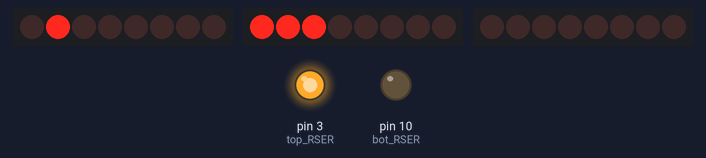
Bench run of a sketch on a simulated Arduino Uno, built with avr-gcc and run on an emulated ATmega328P. Shown: 3 × 8 shift-register outputs drawn as a row of LEDs (first output left, lit = HIGH), output pins drawn as LEDs (lit = HIGH). Wiring (inferred from the names in the program): 3 × shift register (74HC595): data pin 6, shift clock pin 8, latch pin 7 / data pin 2, shift clock pin 5, latch pin 4 / data pin 9, shift clock pin 12, latch pin 11. Wiring (inferred from the signals the program sends): 3 × row of LEDs: on Q0, Q1, Q2, Q3, Q4, Q5, Q6, Q7 / on Q0, Q1, Q2, Q3, Q4, Q5, Q6, Q7 / on Q0, Q1, Q2, Q3, Q4, Q5, Q6, Q7. Random numbers use the default seed unless the sketch sets one; pins used as bus, display or sensor lines are not drawn.

Above: at 0.18 s.
At 6.56 s:
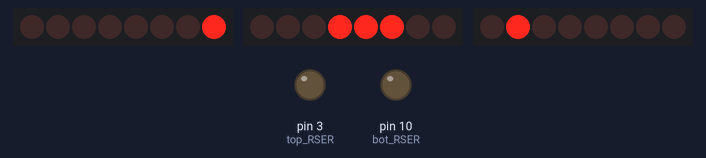
At 10.77 s:
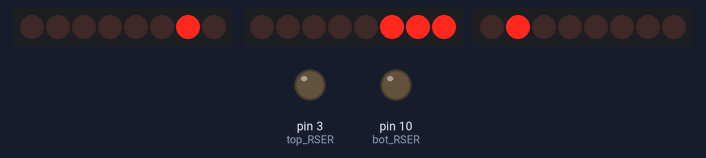
At 16.22 s:
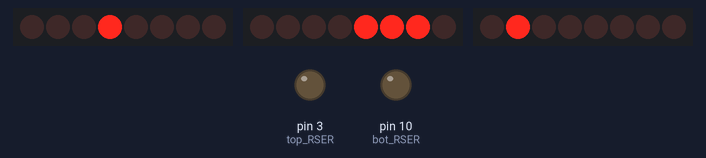
At 29.77 s:
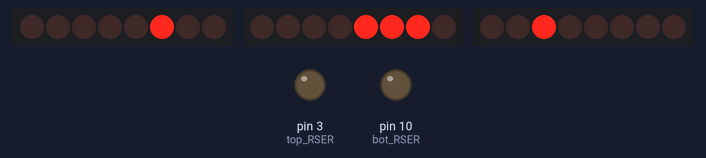
At 39.08 s:
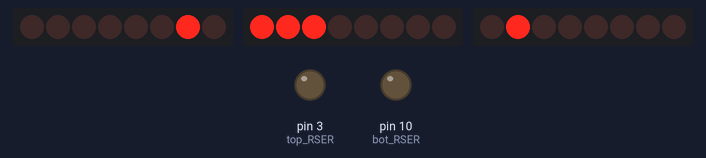
Timing chart, 0 to 40.0 s (numbered marks = the images above):
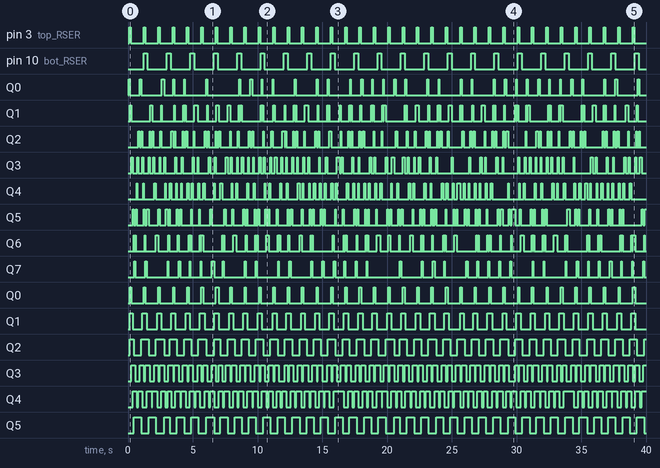

The sketch:

gmHelmetv1.ino
```cpp
//NOT I REVERSED THE ORDER OF THE INPUTS
// ser -> rclk ->srclk
//How many of the shift registers - change this
#define number_of_74hc595s 1

//do not touch
#define numOfRegisterPins number_of_74hc595s * 8
int buttonPin = 13;
int buttonState = 0, lastButtonState = 0;
int patternNum = 0;

int bot_LSER = 9;
int bot_RSER = 10;
int bot_RCLK = 11;
int bot_SRCLK = 12;

int mid_SER = 6;   //pin 14 on the 75HC595
int mid_RCLK = 7;  //pin 12 on the 75HC595
int mid_SRCLK = 8;

int top_LSER = 2;
int top_RSER = 3;   //pin 14 on the 75HC595
int top_RCLK = 4;  //pin 12 on the 75HC595
int top_SRCLK = 5; //pin 11 on the 75HC595

long midInterval = 60, topInterval = 110, botInterval = 300, randomInterval = 50;
long previousMid = 0, previousTop = 0, previousBot = 0;

int n = 0, i = 0, m = numOfRegisterPins;

int x;
int y;
byte dataToSend;

boolean top[numOfRegisterPins];
boolean mid[numOfRegisterPins];

int botData[] = {
  15,15,15,15};
void (*pattern[3]) (unsigned long currentMillis);

void setup(){
  pinMode(bot_LSER, OUTPUT);
  pinMode(bot_RSER, OUTPUT);
  pinMode(bot_RCLK, OUTPUT);
  pinMode(bot_SRCLK, OUTPUT);

  pinMode(mid_SER, OUTPUT);
  pinMode(mid_RCLK, OUTPUT);
  pinMode(mid_SRCLK, OUTPUT);

  pinMode(top_LSER, OUTPUT);
  pinMode(top_RSER, OUTPUT);
  pinMode(top_RCLK, OUTPUT);
  pinMode(top_SRCLK, OUTPUT);

  pinMode(buttonPin, INPUT);

  //reset all register pins
  clearTopRegister();
  writeTopRegister();
  writeMidRegister();


  pattern[0] = runPattern0;
  pattern[1] = runPattern1;
  pattern[2] = runPattern2;

}

//default
int midIndex = 0, topIndex = 0, botIndex = 0;
int bot_column = 0;
int botRowValueIndex = 0;
void runPattern0(unsigned long current) {
  if(current - previousTop > 110) {
    previousTop = current;
    topDefault();
    ++topIndex;
  }

  if(current - previousMid > 60) {
    previousMid = current;
    midDefault();
    ++midIndex;
  }

  if(current - previousBot > 300) {
    previousBot = current;
    botRowValueIndex %= 4;
    botRowValueIndex++;
    botDefault();
  }
}

//Randomize bro....probably not seziure freindly
void runPattern1(unsigned long current) {
  if(current - previousTop > 60) {
    previousTop = current;
    topRandom();
  }

  // patter 0 mid
  if(current - previousMid > 60) {
    previousMid = current;
    midRandom();
  }

  if(current - previousBot > 60) {
    previousBot = current;
    botRandom();
  }
}

//slider
void runPattern2(unsigned long current) {
  if(current - previousTop > 110) {
    previousTop = current;
    sliderTop(3);
    //++topIndex;
  }

  if(current - previousMid > 60) {
    previousMid = current;
    midDefault();
    ++midIndex;
  }

  if(current - previousBot > 300) {
    previousBot = current;
    botRowValueIndex %= 4;
    botRowValueIndex++;
    botDefault();
  }
}

void topDefault(){
  // Reverse direction if index is out of bound
  if(topIndex >=7){
    topIndex *= -1;
  }

  clearTopRegister();
  setTopRegisterPin(abs(topIndex), HIGH);
  writeTopRegister();
}

void midDefault(){
  // Reverse direction if index is out of bound
  if(midIndex >=7){
    midIndex *= -1;
  }

  clearMidRegister();
  setMidRegisterPin(abs(midIndex), HIGH);
  writeMidRegister();
}

void botDefault(){
  // Reverse direction if index is out of bounds
  if(bot_column >=3){
    bot_column *= -1;
  }
  writeBotRegister(abs(bot_column),botRowValueIndex-1);
  bot_column++;
}

void topRandom(){
  int r = random(8);
  clearTopRegister();
  setTopRegisterPin(r, HIGH);
  writeTopRegister();
}

void midRandom(){
  int r = random(8);
  clearMidRegister();
  setMidRegisterPin(r, HIGH);
  writeMidRegister();
}

int rando[] = {
  1,5,7,15};
void botRandom(){
  int r = random(4);
  int i = random(4);
  botData[i] = random(16);
  writeBotRegister(i, i);
}

//TODO empty properly FIX THIS SHIT
void sliderMid(){
  if(n > m){
    n = 0;
    --m;
  }

  setMidRegisterPin(n, HIGH);
  setMidRegisterPin(n-1, LOW);
  n++;

  writeMidRegister();

  if(m == 0){
    m = numOfRegisterPins;
  }
}

void oldDef(){
  if(i > numOfRegisterPins-1){
    i = 0;
  }

  clearTopRegister();
  setTopRegisterPin(i, HIGH);
  writeTopRegister();

  i++;
}

//TODO refactor to look sexier
int dir = 1;
int low = 0, high = 0;
void sliderTop(int w){
  if(high > numOfRegisterPins-1){
    high = numOfRegisterPins;
    low = high-w;
    dir = -1;
  }
  else if (low < 1){
    low = 0;
    high = low+w;
    dir = 1;
  }

  clearTopRegister();
  for(int j = low; j < high; j ++){
    setTopRegisterPin(j, HIGH);
  }
  writeTopRegister();

  high += dir;
  low += dir;
}


//set all register pins to LOW
void clearTopRegister(){
  for(int i = numOfRegisterPins - 1; i >=  0; i--){
    top[i] = LOW;
  }
}

void clearMidRegister(){
  for(int i = numOfRegisterPins - 1; i >=  0; i--){
    mid[i] = LOW;
  }
}


//Set and display registers
void writeTopRegister(){

  digitalWrite(top_RCLK, LOW);

  for(int i = numOfRegisterPins - 1; i >=  0; i--){
    digitalWrite(top_SRCLK, LOW);

    int val = top[i];
    digitalWrite(top_RSER, val);
    digitalWrite(top_LSER, val);
    digitalWrite(top_SRCLK, HIGH);

  }
  digitalWrite(top_RCLK, HIGH);

}

void writeMidRegister(){
  digitalWrite(mid_RCLK, LOW);

  for(int i = numOfRegisterPins - 1; i >=  0; i--){
    digitalWrite(mid_SRCLK, LOW);

    int val = mid[i];

    digitalWrite(mid_SER, val);

    digitalWrite(mid_SRCLK, HIGH);

  }
  digitalWrite(mid_RCLK, HIGH);

}

void writeBotRegister(int row, int value){

  byte dataToSend = (1 << (row+4)) | (15 & ~botData[value]);

  digitalWrite(bot_RCLK, LOW);

  for (int j=0;j<8;j++){
    digitalWrite(bot_SRCLK,LOW);
    digitalWrite(bot_LSER,((dataToSend>>j)&1));
    digitalWrite(bot_RSER,((dataToSend>>j)&1));
    digitalWrite(bot_SRCLK,HIGH);
  }


  //set latch pin high- this sends data to outputs so the LEDs will light up
  digitalWrite(bot_RCLK, HIGH);
}

//set an individual pin HIGH or LOW
void setTopRegisterPin(int index, int value){
  top[index] = value;
}


void setMidRegisterPin(int index, int value){
  mid[index] = value;
}

void checkButton(){
  // compare the buttonState to its previous state
  if (buttonState != lastButtonState) {
    if (buttonState == HIGH) {
      patternNum++;
    }
  }
  lastButtonState = buttonState;
}

// Method lights up all mid leds
void midTest(){
  for(int i = 0; i < 8; i ++){
    setMidRegisterPin(i, HIGH);
  }
  writeMidRegister();
}

void loop(){

  unsigned long currentMillis = millis();
  //buttonState = digitalRead(buttonPin);
  //checkButton();

  (*pattern[2]) (currentMillis);

}
```

Measured:
- by itself, pin 3 (top_RSER): alternates HIGH for 0.11 s and LOW for 1.0 s
- by itself, pin 10 (bot_RSER): alternates HIGH for 0.30 s and LOW for 1.5 s
- by itself, Q1: LOW → HIGH at 0.12 s, → LOW 0.12 s later, → HIGH 1.5 s later, → LOW 0.18 s later, … (120 changes in this stretch)
- by itself, Q0, Q2, Q3, Q5, Q6: moves between LOW and HIGH, repeating every 6.7 s
- by itself, Q1: goes HIGH 0.24 s, 22 × (LOW 0.74 s, HIGH 0.35 s), LOW 0.87 s, HIGH 0.29 s, 12 × (LOW 0.73 s, HIGH 0.31 s), then LOW
- by itself, Q4, Q7: moves between LOW and HIGH, repeating every 17.8 s
- by itself, Q0–3: moves between LOW and HIGH, repeating every 3.6 s
